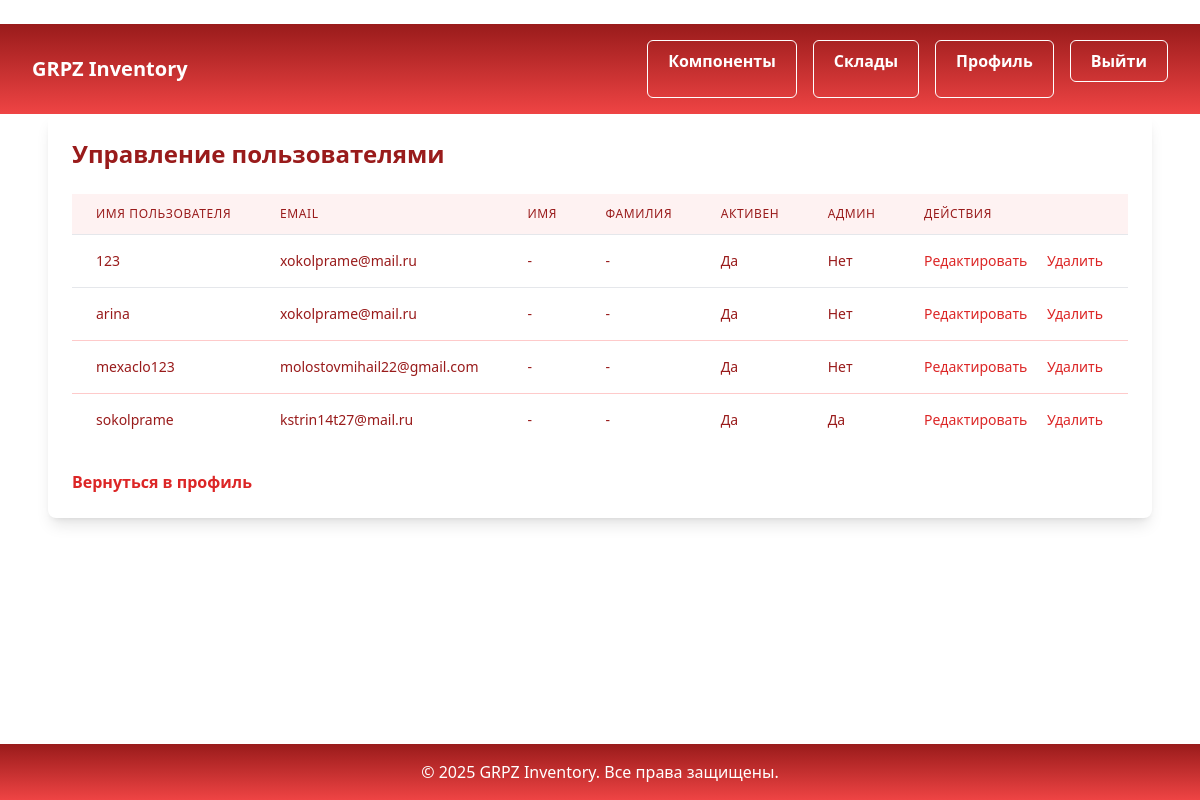
Page /users/admin/users/ (signed in) on the earlier database version.
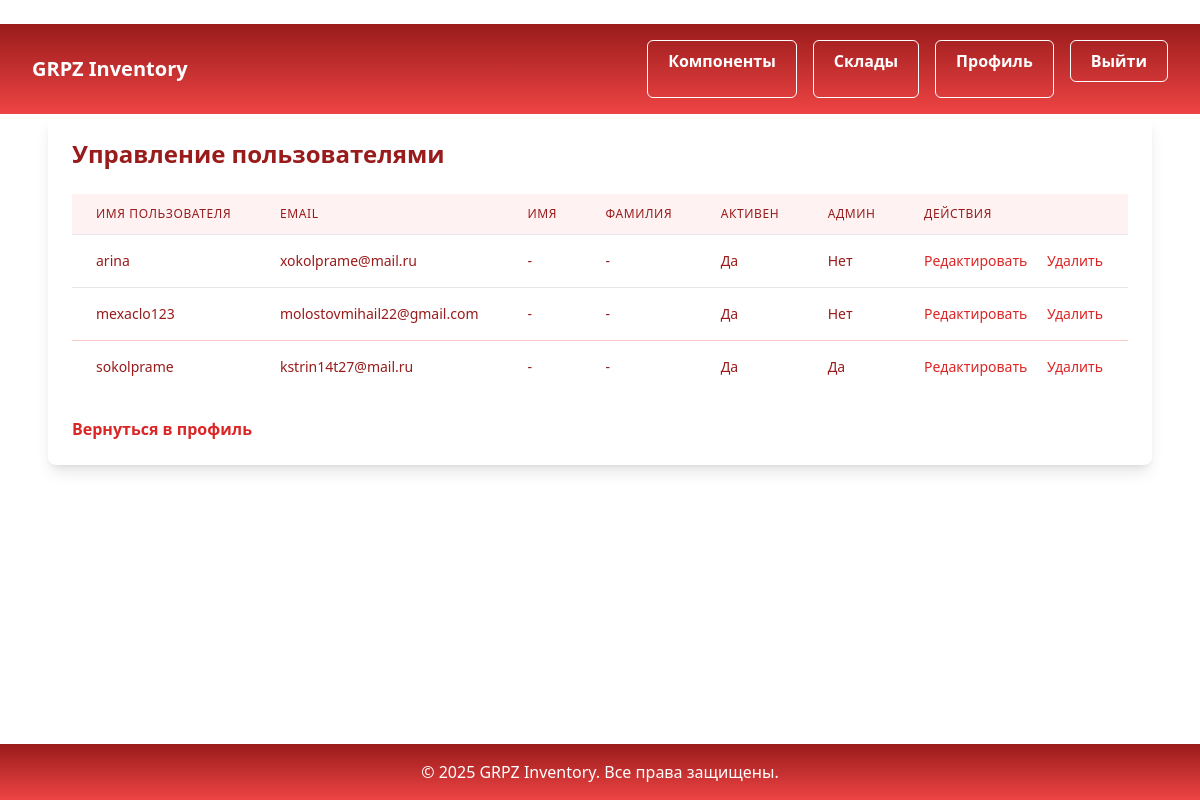
Same page on the later database version.
### users/models.py (models this page shows, shortened)
class User(AbstractUser):
    ROLE_CHOICES = [
        ('admin', 'Администратор'),
        ('manager', 'Менеджер'),
        ('engineer', 'Инженер'),
        ('warehouse_worker', 'Кладовщик'),
        ('custom', 'Кастомная роль'),
    ]
    role = models.CharField(max_length=20, choices=ROLE_CHOICES, default='manager', verbose_name='Роль')
    telegram_id = models.CharField(max_length=50, blank=True, null=True, unique=True, verbose_name='Telegram ID')
    is_2fa_enabled = models.BooleanField(default=False, verbose_name='Включена двухфакторная аутентификация')
    class Meta:
        verbose_name = 'Пользователь'
        verbose_name_plural = 'Пользователи'

### users/views.py (the view)
# urls.py: path('admin/users/', views.user_list, name='user_list'),
@login_required
@user_passes_test(is_admin)
def user_list(request):
    users = User.objects.all().order_by('username')
    return render(request, 'users/admin/user_list.html', {'users': users})

### users/views.py (called while the page is built)
def is_admin(user):
    return user.is_staff or user.is_superuser

### users/templates/users/admin/user_list.html (shortened to what this page needs)
﻿{% extends 'base.html' %}
{% block content %}
<div class="rounded-lg bg-white p-6 shadow-lg">
    <h1 class="mb-6 text-2xl font-extrabold text-red-800">Управление пользователями</h1>
    <div class="overflow-x-auto">
        <table class="min-w-full divide-y divide-red-200">
            <thead class="bg-red-50">
                <tr>
                    <th class="px-6 py-3 text-left text-xs font-medium tracking-wider text-red-800 uppercase">Имя пользователя</th>
                    <th class="px-6 py-3 text-left text-xs font-medium tracking-wider text-red-800 uppercase">Email</th>
                    <th class="px-6 py-3 text-left text-xs font-medium tracking-wider text-red-800 uppercase">Имя</th>
                    <th class="px-6 py-3 text-left text-xs font-medium tracking-wider text-red-800 uppercase">Фамилия</th>
                    <th class="px-6 py-3 text-left text-xs font-medium tracking-wider text-red-800 uppercase">Активен</th>
                    <th class="px-6 py-3 text-left text-xs font-medium tracking-wider text-red-800 uppercase">Админ</th>
                    <th class="px-6 py-3 text-left text-xs font-medium tracking-wider text-red-800 uppercase">Действия</th>
                </tr>
            </thead>
            <tbody class="divide-y divide-red-200 bg-white">
                {% for user in users %}
                <tr class="hover:bg-red-50">
                    <td class="px-6 py-4 text-sm whitespace-nowrap text-red-800">{{ user.username }}</td>
                    <td class="px-6 py-4 text-sm whitespace-nowrap text-red-800">{{ user.email|default:"Не указан" }}</td>
                    <td class="px-6 py-4 text-sm whitespace-nowrap text-red-800">{{ user.first_name|default:"-" }}</td>
                    <td class="px-6 py-4 text-sm whitespace-nowrap text-red-800">{{ user.last_name|default:"-" }}</td>
                    <td class="px-6 py-4 text-sm whitespace-nowrap text-red-800">{{ user.is_active|yesno:"Да,Нет" }}</td>
                    <td class="px-6 py-4 text-sm whitespace-nowrap text-red-800">{{ user.is_staff|yesno:"Да,Нет" }}</td>
                    <td class="px-6 py-4 text-sm whitespace-nowrap">
                        <a href="{% url 'users:user_edit' user.id %}" class="mr-4 text-red-600 hover:text-red-900">Редактировать</a>
                        <a href="{% url 'users:user_delete' user.id %}" class="text-red-600 hover:text-red-900">Удалить</a>
                    </td>
                </tr>
                {% empty %}
                <tr>
                    <td colspan="7" class="px-6 py-4 text-center text-sm text-red-800">Пользователи отсутствуют.</td>
                </tr>
                {% endfor %}
            </tbody>
        </table>
    </div>
    <a href="{% url 'users:profile' %}" class="mt-6 inline-block font-semibold text-red-600 hover:text-red-900">Вернуться в профиль</a>
</div>
{% endblock %}

### templates/base.html (shortened to what this page needs)
﻿<!DOCTYPE html>
<html lang="ru">
<head>
    {% load static %}
    <link rel="stylesheet" href="{% static 'css/styles.css' %}">
    <script src="https://cdn.tailwindcss.com"></script>
</head>
<body class="flex min-h-screen flex-col bg-white font-sans text-red-800">
    <header class="bg-gradient-to-r flex flex-shrink-0 items-center justify-between from-red-800 to-red-500 px-8 py-4 text-white select-none">
        <a href="{% url 'home' %}" class="text-xl font-extrabold">GRPZ Inventory</a>
        <nav class="flex space-x-4">
            {% if user.is_authenticated %}
            <a href="{% url 'components:component_list' %}" class="rounded-md border border-white px-5 py-2 font-semibold transition hover:bg-white hover:text-red-800">Компоненты</a>
            <a href="{% url 'warehouses:warehouse_list' %}" class="rounded-md border border-white px-5 py-2 font-semibold transition hover:bg-white hover:text-red-800">Склады</a>
            <a href="{% url 'users:profile' %}" class="rounded-md border border-white px-5 py-2 font-semibold transition hover:bg-white hover:text-red-800">Профиль</a>
            <form method="post" action="{% url 'logout' %}" class="inline">
                <button type="submit" class="rounded-md border border-white px-5 py-2 font-semibold transition hover:bg-white hover:text-red-800">Выйти</button>
            </form>
            {% endif %}
        </nav>
    </header>
    <main class="mx-auto w-full max-w-7xl flex-1 overflow-y-auto bg-white px-12 py-0">
        {% block content %}{% endblock %}
    </main>
    <footer class="bg-gradient-to-r flex-shrink-0 from-red-800 to-red-500 py-4 text-center text-base text-white select-none">
        © 2025 GRPZ Inventory. Все права защищены.
    </footer>
</body>
</html>

### static/css/styles.css (style rules this page uses)
.mx-auto { margin-inline: auto; }
.flex { display: flex; }
.inline { display: inline; }
.inline-block { display: inline-block; }
.min-h-screen { min-height: 100vh; }
.w-full { width: 100%; }
.min-w-full { min-width: 100%; }
.flex-1 { flex: 1; }
.flex-shrink-0 { flex-shrink: 0; }
.flex-col { flex-direction: column; }
.items-center { align-items: center; }
.justify-between { justify-content: space-between; }
.overflow-x-auto { overflow-x: auto; }
.overflow-y-auto { overflow-y: auto; }
.border { border-style: var(--tw-border-style); border-width: 1px; }
.bg-gradient-to-r { --tw-gradient-position: to right in oklab; background-image: linear-gradient(var(--tw-gradient-stops)); }
.text-center { text-align: center; }
.text-left { text-align: left; }
.whitespace-nowrap { white-space: nowrap; }
.uppercase { text-transform: uppercase; }
.transition { transition-property: color, background-color, border-color, outline-color, text-decoration-color, fill, stroke, --tw-gradient-from, --tw-gradient-via, --tw-gradient-to, opacity, box-shadow, transform, translate, scale, rotate, filter, -webkit-backdrop-filter, backdrop-filter, display, visibility, content-visibility, overlay, pointer-events; transition-timing-function: var(--tw-ease, ease); transition-duration: var(--tw-duration, 0s); }
.select-none { -webkit-user-select: none; user-select: none; }

Differences in the rows shown:
removed User: username "123", email "xokolprame@mail.ru", first_name "-", last_name "-", is_active "Да", is_staff "Нет"
